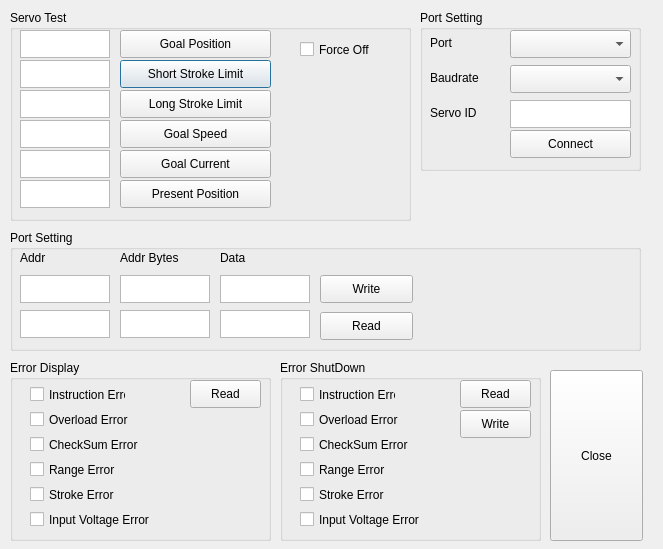
<?xml version="1.0" encoding="UTF-8"?>
<ui version="4.0">
  <class>Dialog</class>
  <widget class="QDialog" name="Dialog">
    <property name="geometry">
      <rect>
        <x>0</x>
        <y>0</y>
        <width>663</width>
        <height>549</height>
      </rect>
    </property>
    <property name="windowTitle">
      <string>Dialog</string>
    </property>
    <widget class="QCheckBox" name="checkBox">
      <property name="geometry">
        <rect>
          <x>300</x>
          <y>40</y>
          <width>96</width>
          <height>19</height>
        </rect>
      </property>
      <property name="text">
        <string>Force Off</string>
      </property>
    </widget>
    <widget class="QGroupBox" name="groupBox">
      <property name="geometry">
        <rect>
          <x>10</x>
          <y>10</y>
          <width>401</width>
          <height>211</height>
        </rect>
      </property>
      <property name="title">
        <string>Servo Test</string>
      </property>
      <widget class="QTextEdit" name="txtPresentPosition">
        <property name="geometry">
          <rect>
            <x>10</x>
            <y>170</y>
            <width>90</width>
            <height>28</height>
          </rect>
        </property>
        <property name="readOnly">
          <bool>true</bool>
        </property>
      </widget>
      <widget class="QPushButton" name="SStrokieLimit">
        <property name="geometry">
          <rect>
            <x>110</x>
            <y>50</y>
            <width>151</width>
            <height>28</height>
          </rect>
        </property>
        <property name="text">
          <string>Short Stroke Limit</string>
        </property>
      </widget>
      <widget class="QPushButton" name="PresentPosition">
        <property name="geometry">
          <rect>
            <x>110</x>
            <y>170</y>
            <width>151</width>
            <height>28</height>
          </rect>
        </property>
        <property name="text">
          <string>Present Position</string>
        </property>
      </widget>
      <widget class="QTextEdit" name="txtGoalPosition">
        <property name="geometry">
          <rect>
            <x>10</x>
            <y>20</y>
            <width>90</width>
            <height>28</height>
          </rect>
        </property>
      </widget>
      <widget class="QPushButton" name="LStrokeLimit">
        <property name="geometry">
          <rect>
            <x>110</x>
            <y>80</y>
            <width>151</width>
            <height>28</height>
          </rect>
        </property>
        <property name="text">
          <string>Long Stroke Limit</string>
        </property>
      </widget>
      <widget class="QTextEdit" name="txtSStrokeLimit">
        <property name="geometry">
          <rect>
            <x>10</x>
            <y>50</y>
            <width>90</width>
            <height>28</height>
          </rect>
        </property>
      </widget>
      <widget class="QPushButton" name="GoalPosition">
        <property name="geometry">
          <rect>
            <x>110</x>
            <y>20</y>
            <width>151</width>
            <height>28</height>
          </rect>
        </property>
        <property name="text">
          <string>Goal Position</string>
        </property>
      </widget>
      <widget class="QTextEdit" name="txtLStrokeLimit">
        <property name="geometry">
          <rect>
            <x>10</x>
            <y>80</y>
            <width>90</width>
            <height>28</height>
          </rect>
        </property>
      </widget>
      <widget class="QPushButton" name="GoalSpeed">
        <property name="geometry">
          <rect>
            <x>110</x>
            <y>110</y>
            <width>151</width>
            <height>28</height>
          </rect>
        </property>
        <property name="text">
          <string>Goal Speed</string>
        </property>
      </widget>
      <widget class="QTextEdit" name="txtGoalSpeed">
        <property name="geometry">
          <rect>
            <x>10</x>
            <y>110</y>
            <width>90</width>
            <height>28</height>
          </rect>
        </property>
      </widget>
      <widget class="QTextEdit" name="txtGoalCurrent">
        <property name="geometry">
          <rect>
            <x>10</x>
            <y>140</y>
            <width>90</width>
            <height>28</height>
          </rect>
        </property>
      </widget>
      <widget class="QPushButton" name="GoalCurrent">
        <property name="geometry">
          <rect>
            <x>110</x>
            <y>140</y>
            <width>151</width>
            <height>28</height>
          </rect>
        </property>
        <property name="text">
          <string>Goal Current</string>
        </property>
      </widget>
    </widget>
    <widget class="QGroupBox" name="groupBox_2">
      <property name="geometry">
        <rect>
          <x>420</x>
          <y>10</y>
          <width>221</width>
          <height>161</height>
        </rect>
      </property>
      <property name="title">
        <string>Port Setting</string>
      </property>
      <widget class="QLabel" name="label">
        <property name="geometry">
          <rect>
            <x>10</x>
            <y>25</y>
            <width>64</width>
            <height>15</height>
          </rect>
        </property>
        <property name="text">
          <string>Port</string>
        </property>
      </widget>
      <widget class="QLabel" name="label_2">
        <property name="geometry">
          <rect>
            <x>10</x>
            <y>60</y>
            <width>64</width>
            <height>15</height>
          </rect>
        </property>
        <property name="text">
          <string>Baudrate</string>
        </property>
      </widget>
      <widget class="QLabel" name="label_3">
        <property name="geometry">
          <rect>
            <x>10</x>
            <y>95</y>
            <width>64</width>
            <height>15</height>
          </rect>
        </property>
        <property name="text">
          <string>Servo ID</string>
        </property>
      </widget>
      <widget class="QComboBox" name="Port">
        <property name="geometry">
          <rect>
            <x>90</x>
            <y>20</y>
            <width>121</width>
            <height>28</height>
          </rect>
        </property>
      </widget>
      <widget class="QComboBox" name="Baudrate">
        <property name="geometry">
          <rect>
            <x>90</x>
            <y>55</y>
            <width>121</width>
            <height>28</height>
          </rect>
        </property>
      </widget>
      <widget class="QTextEdit" name="ServoID">
        <property name="geometry">
          <rect>
            <x>90</x>
            <y>90</y>
            <width>121</width>
            <height>28</height>
          </rect>
        </property>
      </widget>
      <widget class="QPushButton" name="Connect">
        <property name="geometry">
          <rect>
            <x>90</x>
            <y>120</y>
            <width>121</width>
            <height>28</height>
          </rect>
        </property>
        <property name="text">
          <string>Connect</string>
        </property>
      </widget>
    </widget>
    <widget class="QGroupBox" name="group2">
      <property name="geometry">
        <rect>
          <x>10</x>
          <y>230</y>
          <width>631</width>
          <height>121</height>
        </rect>
      </property>
      <property name="title">
        <string>Port Setting</string>
      </property>
      <widget class="QTextEdit" name="writeAddr">
        <property name="geometry">
          <rect>
            <x>10</x>
            <y>45</y>
            <width>90</width>
            <height>28</height>
          </rect>
        </property>
      </widget>
      <widget class="QTextEdit" name="writeAddrBytes">
        <property name="geometry">
          <rect>
            <x>110</x>
            <y>45</y>
            <width>90</width>
            <height>28</height>
          </rect>
        </property>
      </widget>
      <widget class="QTextEdit" name="writeData">
        <property name="geometry">
          <rect>
            <x>210</x>
            <y>45</y>
            <width>90</width>
            <height>28</height>
          </rect>
        </property>
      </widget>
      <widget class="QTextEdit" name="readAddr">
        <property name="geometry">
          <rect>
            <x>10</x>
            <y>80</y>
            <width>90</width>
            <height>28</height>
          </rect>
        </property>
      </widget>
      <widget class="QTextEdit" name="readAddrBytes">
        <property name="geometry">
          <rect>
            <x>110</x>
            <y>80</y>
            <width>90</width>
            <height>28</height>
          </rect>
        </property>
      </widget>
      <widget class="QTextEdit" name="ReadData">
        <property name="geometry">
          <rect>
            <x>210</x>
            <y>80</y>
            <width>90</width>
            <height>28</height>
          </rect>
        </property>
        <property name="readOnly">
          <bool>false</bool>
        </property>
      </widget>
      <widget class="QLabel" name="label_4">
        <property name="geometry">
          <rect>
            <x>10</x>
            <y>20</y>
            <width>91</width>
            <height>16</height>
          </rect>
        </property>
        <property name="text">
          <string>Addr</string>
        </property>
        <property name="alignment">
          <set>Qt::AlignLeading|Qt::AlignLeft|Qt::AlignVCenter</set>
        </property>
      </widget>
      <widget class="QLabel" name="label_5">
        <property name="geometry">
          <rect>
            <x>110</x>
            <y>20</y>
            <width>91</width>
            <height>16</height>
          </rect>
        </property>
        <property name="text">
          <string>Addr Bytes</string>
        </property>
        <property name="alignment">
          <set>Qt::AlignLeading|Qt::AlignLeft|Qt::AlignVCenter</set>
        </property>
      </widget>
      <widget class="QLabel" name="label_6">
        <property name="geometry">
          <rect>
            <x>210</x>
            <y>20</y>
            <width>91</width>
            <height>16</height>
          </rect>
        </property>
        <property name="text">
          <string>Data</string>
        </property>
        <property name="alignment">
          <set>Qt::AlignLeading|Qt::AlignLeft|Qt::AlignVCenter</set>
        </property>
      </widget>
      <widget class="QPushButton" name="Write">
        <property name="geometry">
          <rect>
            <x>310</x>
            <y>45</y>
            <width>93</width>
            <height>28</height>
          </rect>
        </property>
        <property name="text">
          <string>Write</string>
        </property>
      </widget>
      <widget class="QPushButton" name="Read">
        <property name="geometry">
          <rect>
            <x>310</x>
            <y>82</y>
            <width>93</width>
            <height>28</height>
          </rect>
        </property>
        <property name="text">
          <string>Read</string>
        </property>
      </widget>
    </widget>
    <widget class="QGroupBox" name="groupBox_4">
      <property name="geometry">
        <rect>
          <x>10</x>
          <y>360</y>
          <width>261</width>
          <height>181</height>
        </rect>
      </property>
      <property name="title">
        <string>Error Display</string>
      </property>
      <widget class="QCheckBox" name="InsError">
        <property name="geometry">
          <rect>
            <x>20</x>
            <y>25</y>
            <width>96</width>
            <height>19</height>
          </rect>
        </property>
        <property name="text">
          <string>Instruction Error</string>
        </property>
      </widget>
      <widget class="QCheckBox" name="OverloadError">
        <property name="geometry">
          <rect>
            <x>20</x>
            <y>50</y>
            <width>150</width>
            <height>19</height>
          </rect>
        </property>
        <property name="text">
          <string>Overload Error</string>
        </property>
      </widget>
      <widget class="QCheckBox" name="ChecksumError">
        <property name="geometry">
          <rect>
            <x>20</x>
            <y>75</y>
            <width>150</width>
            <height>19</height>
          </rect>
        </property>
        <property name="text">
          <string>CheckSum Error</string>
        </property>
      </widget>
      <widget class="QCheckBox" name="RangeError">
        <property name="geometry">
          <rect>
            <x>20</x>
            <y>100</y>
            <width>150</width>
            <height>19</height>
          </rect>
        </property>
        <property name="text">
          <string>Range Error</string>
        </property>
      </widget>
      <widget class="QCheckBox" name="StrokeError">
        <property name="geometry">
          <rect>
            <x>20</x>
            <y>125</y>
            <width>150</width>
            <height>19</height>
          </rect>
        </property>
        <property name="text">
          <string>Stroke Error</string>
        </property>
      </widget>
      <widget class="QCheckBox" name="VoltageError">
        <property name="geometry">
          <rect>
            <x>20</x>
            <y>150</y>
            <width>150</width>
            <height>19</height>
          </rect>
        </property>
        <property name="text">
          <string>Input Voltage Error</string>
        </property>
      </widget>
      <widget class="QPushButton" name="ErrorRead">
        <property name="geometry">
          <rect>
            <x>180</x>
            <y>20</y>
            <width>71</width>
            <height>28</height>
          </rect>
        </property>
        <property name="text">
          <string>Read</string>
        </property>
      </widget>
    </widget>
    <widget class="QGroupBox" name="groupBox_5">
      <property name="geometry">
        <rect>
          <x>280</x>
          <y>360</y>
          <width>261</width>
          <height>181</height>
        </rect>
      </property>
      <property name="title">
        <string>Error ShutDown</string>
      </property>
      <widget class="QCheckBox" name="InsSD">
        <property name="geometry">
          <rect>
            <x>20</x>
            <y>25</y>
            <width>96</width>
            <height>19</height>
          </rect>
        </property>
        <property name="text">
          <string>Instruction Error</string>
        </property>
      </widget>
      <widget class="QCheckBox" name="OverloadSD">
        <property name="geometry">
          <rect>
            <x>20</x>
            <y>50</y>
            <width>150</width>
            <height>19</height>
          </rect>
        </property>
        <property name="text">
          <string>Overload Error</string>
        </property>
      </widget>
      <widget class="QCheckBox" name="CheckSumSD">
        <property name="geometry">
          <rect>
            <x>20</x>
            <y>75</y>
            <width>150</width>
            <height>19</height>
          </rect>
        </property>
        <property name="text">
          <string>CheckSum Error</string>
        </property>
      </widget>
      <widget class="QCheckBox" name="RangeSD">
        <property name="geometry">
          <rect>
            <x>20</x>
            <y>100</y>
            <width>150</width>
            <height>19</height>
          </rect>
        </property>
        <property name="text">
          <string>Range Error</string>
        </property>
      </widget>
      <widget class="QCheckBox" name="StrokeSD">
        <property name="geometry">
          <rect>
            <x>20</x>
            <y>125</y>
            <width>150</width>
            <height>19</height>
          </rect>
        </property>
        <property name="text">
          <string>Stroke Error</string>
        </property>
      </widget>
      <widget class="QCheckBox" name="VolatageSD">
        <property name="geometry">
          <rect>
            <x>20</x>
            <y>150</y>
            <width>150</width>
            <height>19</height>
          </rect>
        </property>
        <property name="text">
          <string>Input Voltage Error</string>
        </property>
      </widget>
      <widget class="QPushButton" name="SDRead">
        <property name="geometry">
          <rect>
            <x>180</x>
            <y>20</y>
            <width>71</width>
            <height>28</height>
          </rect>
        </property>
        <property name="text">
          <string>Read</string>
        </property>
      </widget>
      <widget class="QPushButton" name="SDWrite">
        <property name="geometry">
          <rect>
            <x>180</x>
            <y>50</y>
            <width>71</width>
            <height>28</height>
          </rect>
        </property>
        <property name="text">
          <string>Write</string>
        </property>
      </widget>
    </widget>
    <widget class="QPushButton" name="close">
      <property name="geometry">
        <rect>
          <x>550</x>
          <y>370</y>
          <width>93</width>
          <height>171</height>
        </rect>
      </property>
      <property name="text">
        <string>Close</string>
      </property>
    </widget>
    <zorder>groupBox</zorder>
    <zorder>checkBox</zorder>
    <zorder>groupBox_2</zorder>
    <zorder>group2</zorder>
    <zorder>groupBox_4</zorder>
    <zorder>groupBox_5</zorder>
    <zorder>close</zorder>
  </widget>
  <resources/>
  <connections/>
  <slots>
    <slot>Connect()</slot>
    <slot>SerialPort()</slot>
  </slots>
</ui>
